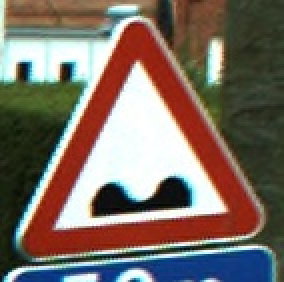
#> input picture ff.jpg, 142 x 141 px (shown 2 times larger)
$ python ht.py
#> lines starting #> are read from the running program, lines starting #| are printed output that depends on the picture
import cv2
from matplotlib import pyplot as plt
img = cv2.imread('ff.jpg',0)#read image
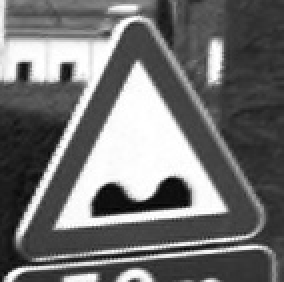
#> img: shape (141, 142) (shown 2 times larger); min 0, max 255, mean 113.4
plt.hist(img.ravel(),256,[0,256])#plot histogram
plt.show()
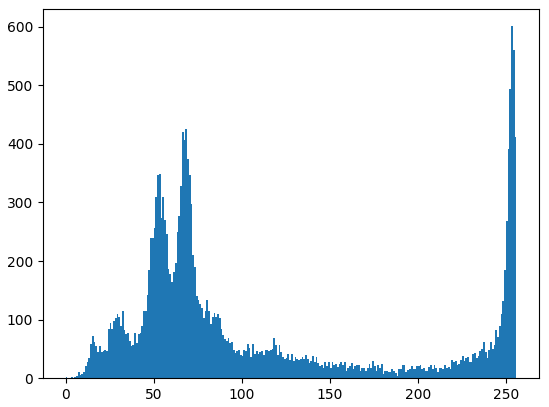
#> figure drawn by matplotlib, 1 panel; tallest bar 601 high, from x = 253 to 254
